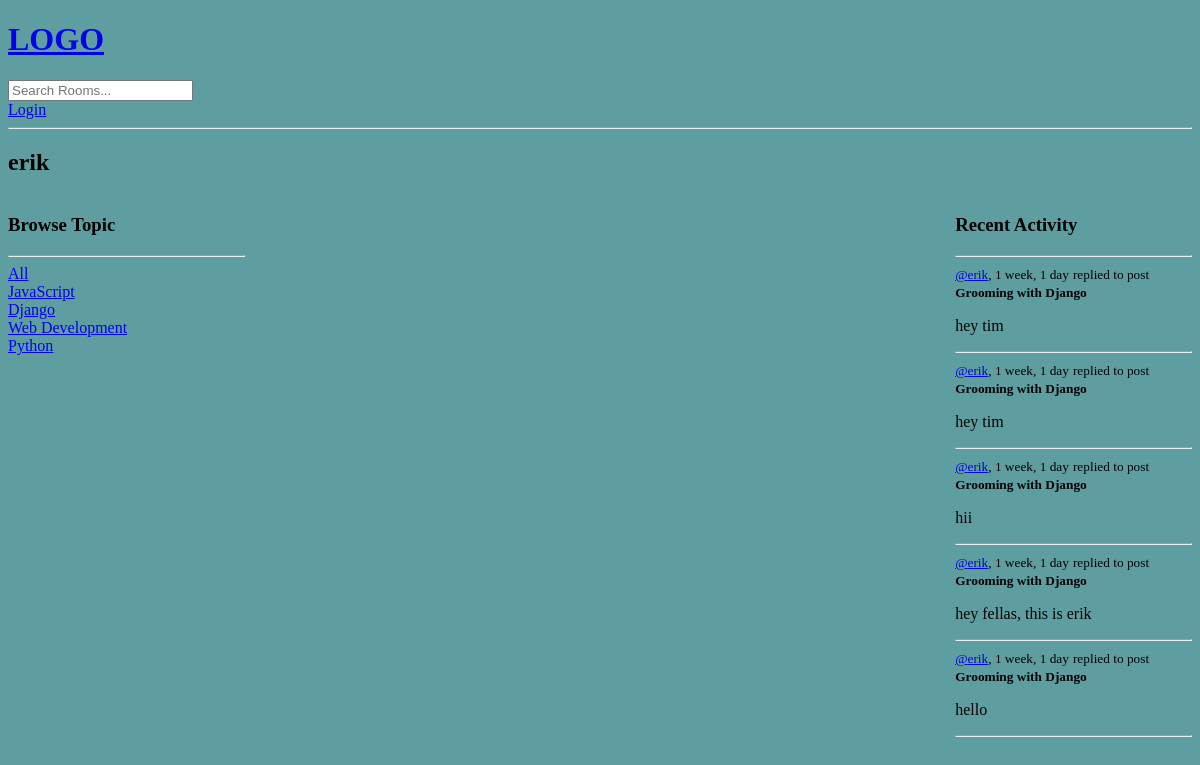
/profile/3/, run on an earlier commit of the app's database.
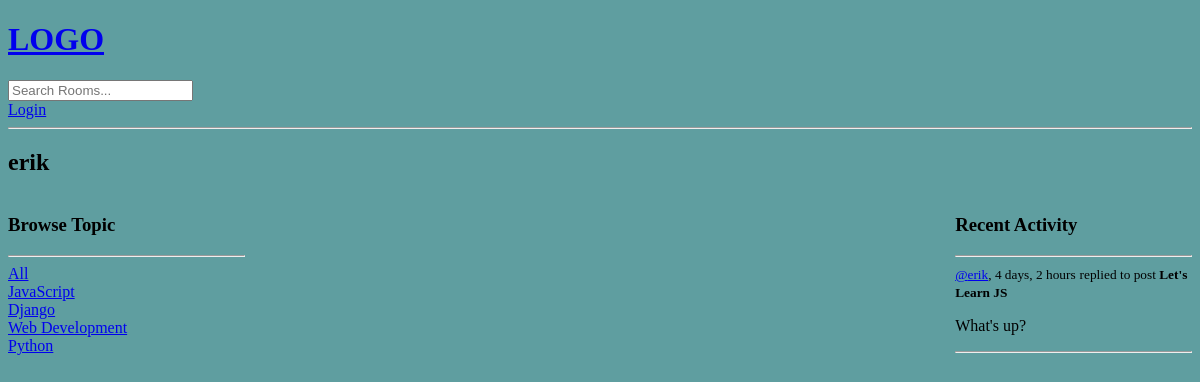
And on a later commit of the database.
### base/models.py (models this page shows, shortened)
class Topic(models.Model):
    name = models.CharField(max_length=200)

class Message(models.Model):
    user = models.ForeignKey(User, on_delete=models.CASCADE) # when a user deleted all of its activities should be deleted.
    room = models.ForeignKey(Room, on_delete=models.CASCADE) # if a room deletes all the messages should be deleted.
    body = models.TextField()
    updated = models.DateTimeField(auto_now=True)
    created = models.DateTimeField(auto_now_add=True)
    class Meta:
        ordering = ['-updated', '-created'] # newest first
    def __str__(self):
        return self.body[0:50]

class Room(models.Model):
    host = models.ForeignKey(User, on_delete=models.SET_NULL, null=True)
    topic = models.ForeignKey(Topic, on_delete=models.SET_NULL, null=True)
    name = models.CharField(max_length=200)
    description = models.TextField(null=True, blank=True)
    participants = models.ManyToManyField(User, related_name='participants', blank=True) #blank specifies that this field can be empty while submitting the form.
    updated = models.DateTimeField(auto_now=True)
    created = models.DateTimeField(auto_now_add=True)
    class Meta:
        ordering = ['-updated', '-created'] # newest first
    def __str__(self):
        return self.name

### base/views.py (the view)
# urls.py: path('profile/<str:pk>/', views.userProfile, name='profile'),
def userProfile(request, pk):
    user = User.objects.get(id=pk)
    rooms = user.room_set.all()
    room_messages = user.message_set.all()
    topics = Topic.objects.all()
    context = {'user': user, 'rooms': rooms, 'room_messages': room_messages, 'topics': topics}
    return render(request, 'base/profile.html', context )

### base/templates/base/profile.html (shortened to what this page needs)
{% extends 'main.html' %}
{% block content %}
    <h2>{{user.username}}</h2>
    <div class="profile-container">
        <div>
            {% include 'base/topics_component.html' %}
        </div>
        <div>
        </div>
        <div>
            {% include 'base/activity_component.html' %}
        </div>
    </div>
{% endblock content%}

### templates/main.html (shortened to what this page needs)
<!DOCTYPE html>
{% load static %}
<html lang="en">
<head>
    <link rel="stylesheet" type='text/css' href="{% static 'styles/main.css' %}">
</head>
<body>
    {% include 'navbar.html' %}
   {% block content %}{% endblock %}
</body>
</html>

### templates/navbar.html
<a href="/">
    <h1>LOGO</h1>
</a>
<form method="GET" action="{% url 'home' %}">
    <input type="text" name="q" placeholder="Search Rooms..."/>
</form>
{% if request.user.is_authenticated %}
<p>Hello, {{request.user}}</p>
<a href="{% url 'logout' %}">Logout</a>
{% else %}
<a href="{% url 'login' %}">Login</a>
{% endif %}
<hr>

### base/templates/base/topics_component.html
<h3>Browse Topic</h3>
<hr>
<div>
    <a href="{% url 'home' %}">All</a>
</div>
{% for topic in topics %}
    <div>
        <a href="{% url 'home' %}?q={{topic.name}}">{{topic.name}}</a>
    </div>
{% endfor %}

### base/templates/base/activity_component.html (shortened to what this page needs)
<h3>Recent Activity</h3>
<hr>
{% for message in room_messages %}
    <div>
        <small><a href="{% url 'profile' message.user.id %}">@{{message.user}}</a>,  {{message.created|timesince}}</small>
        <small>replied to post <b>{{message.room}}</b></small>
        <p>{{message}}</p>
        <hr>
    </div>
{% endfor %}

### static/styles/main.css (style rules this page uses)
body { background-color: cadetblue; }

### base/templates/base/profile.html (style rules this page uses)
.profile-container { display: grid; grid-template-columns: 1fr 3fr 1fr; }

What changed in the data, as far as the page shows it:
removed Message: user "erik", created "1 week, 1 day", room "Grooming with Django", body "hey tim"
removed Message: user "erik", created "1 week, 1 day", room "Grooming with Django", body "hey tim"
removed Message: user "erik", created "1 week, 1 day", room "Grooming with Django", body "hii"
removed Message: user "erik", created "1 week, 1 day", room "Grooming with Django", body "hey fellas, this is erik"
removed Message: user "erik", created "1 week, 1 day", room "Grooming with Django", body "hello"
added Message: user "erik", created "4 days, 2 hours", room "Let's Learn JS", body "What's up?"
